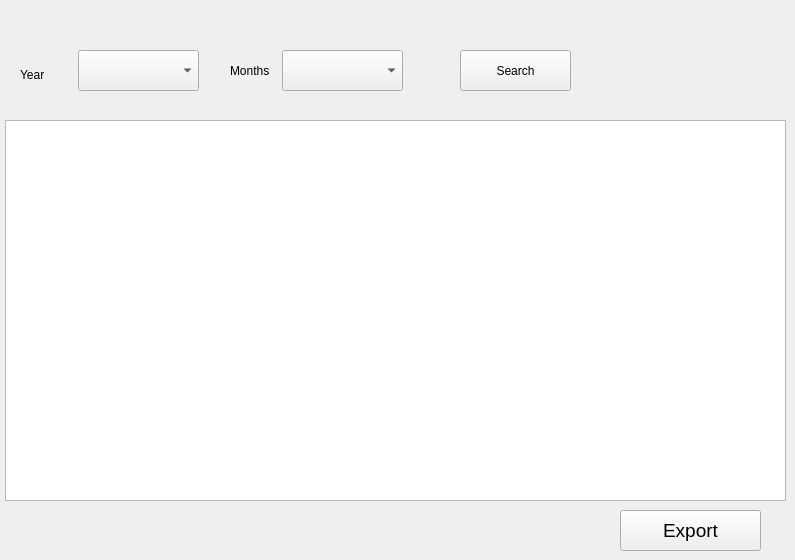
     <widget class="QWidget" name="tab_13">
      <attribute name="title">
       <string>Monthly Report</string>
      </attribute>
      <widget class="QTableWidget" name="tableWidget_7">
       <property name="geometry">
        <rect>
         <x>5</x>
         <y>120</y>
         <width>781</width>
         <height>381</height>
        </rect>
       </property>
      </widget>
      <widget class="QLabel" name="label_37">
       <property name="geometry">
        <rect>
         <x>230</x>
         <y>50</y>
         <width>51</width>
         <height>41</height>
        </rect>
       </property>
       <property name="text">
        <string>Months</string>
       </property>
      </widget>
      <widget class="QLabel" name="label_38">
       <property name="geometry">
        <rect>
         <x>20</x>
         <y>59</y>
         <width>47</width>
         <height>31</height>
        </rect>
       </property>
       <property name="text">
        <string>Year</string>
       </property>
      </widget>
      <widget class="QPushButton" name="pushButton_25">
       <property name="geometry">
        <rect>
         <x>460</x>
         <y>50</y>
         <width>111</width>
         <height>41</height>
        </rect>
       </property>
       <property name="text">
        <string>Search</string>
       </property>
      </widget>
      <widget class="QComboBox" name="comboBox_11">
       <property name="geometry">
        <rect>
         <x>78</x>
         <y>50</y>
         <width>121</width>
         <height>41</height>
        </rect>
       </property>
      </widget>
      <widget class="QComboBox" name="comboBox_17">
       <property name="geometry">
        <rect>
         <x>282</x>
         <y>50</y>
         <width>121</width>
         <height>41</height>
        </rect>
       </property>
      </widget>
      <widget class="QPushButton" name="pushButton_45">
       <property name="enabled">
        <bool>true</bool>
       </property>
       <property name="geometry">
        <rect>
         <x>620</x>
         <y>510</y>
         <width>141</width>
         <height>41</height>
        </rect>
       </property>
       <property name="font">
        <font>
         <family>Segoe UI</family>
         <pointsize>14</pointsize>
        </font>
       </property>
       <property name="text">
        <string>Export</string>
       </property>
      </widget>
     </widget>
